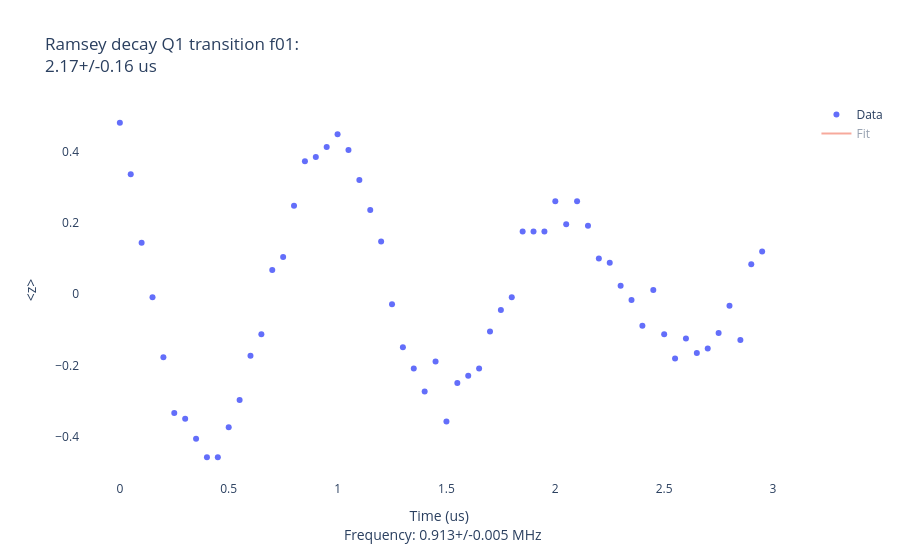

The notebook cell saved with this chart:
### Markdown cell above
## Ramsey — 1 MHz offset, 3 µs window

### Code cell
ramsey_medium = SimpleRamseyMultilevel(dut=dut, set_offset=1, stop=3, step=0.05, update=True)

### Figure 1 — Plotly figure (JSON) as saved in the notebook; plotly's stock layout.template omitted (floating-point values rounded to 4 significant figures; data arrays with more than 128 entries replaced by an {"elided": "..."} marker saying what was removed)
{"data": [{"mode": "markers", "name": "Data", "type": "scatter", "x": [0.0, 0.05, 0.1, 0.15, 0.2, 0.25, 0.3, 0.35, 0.4, 0.45, 0.5, 0.55, 0.6, 0.65, 0.7, 0.75, 0.8, 0.85, 0.9, 0.95, 1.0, 1.05, 1.1, 1.15, 1.2, 1.25, 1.3, 1.35, 1.4, 1.45, 1.5, 1.55, 1.6, 1.65, 1.7, 1.75, 1.8, 1.85, 1.9, 1.95, 2.0, 2.05, 2.1, 2.15, 2.2, 2.25, 2.3, 2.35, 2.4, 2.45, 2.5, 2.55, 2.6, 2.65, 2.7, 2.75, 2.8, 2.85, 2.9, 2.95], "xaxis": "x", "y": [0.48, 0.336, 0.144, -0.008, -0.176, -0.332, -0.348, -0.404, -0.456, -0.456, -0.372, -0.296, -0.172, -0.112, 0.068, 0.104, 0.248, 0.372, 0.384, 0.412, 0.448, 0.404, 0.32, 0.236, 0.148, -0.028, -0.148, -0.208, -0.272, -0.188, -0.356, -0.248, -0.228, -0.208, -0.104, -0.044, -0.008, 0.176, 0.176, 0.176, 0.26, 0.196, 0.26, 0.192, 0.1, 0.088, 0.024, -0.016, -0.088, 0.012, -0.112, -0.18, -0.124, -0.164, -0.152, -0.108, -0.032, -0.128, 0.084, 0.12], "yaxis": "y"}, {"mode": "lines", "name": "Fit", "type": "scatter", "visible": "legendonly", "x": {"elided": "600 float values"}, "xaxis": "x", "y": {"elided": "600 float values"}, "yaxis": "y"}], "layout": {"plot_bgcolor": "white", "title": {"text": "Ramsey decay Q1 transition f01: <br>2.17+/-0.16 us"}, "xaxis": {"anchor": "y", "domain": [0, 1], "title": {"text": "Time (us) <br> Frequency: 0.913+/-0.005 MHz"}}, "yaxis": {"anchor": "x", "domain": [0, 1], "title": {"text": "<z>"}}}}
